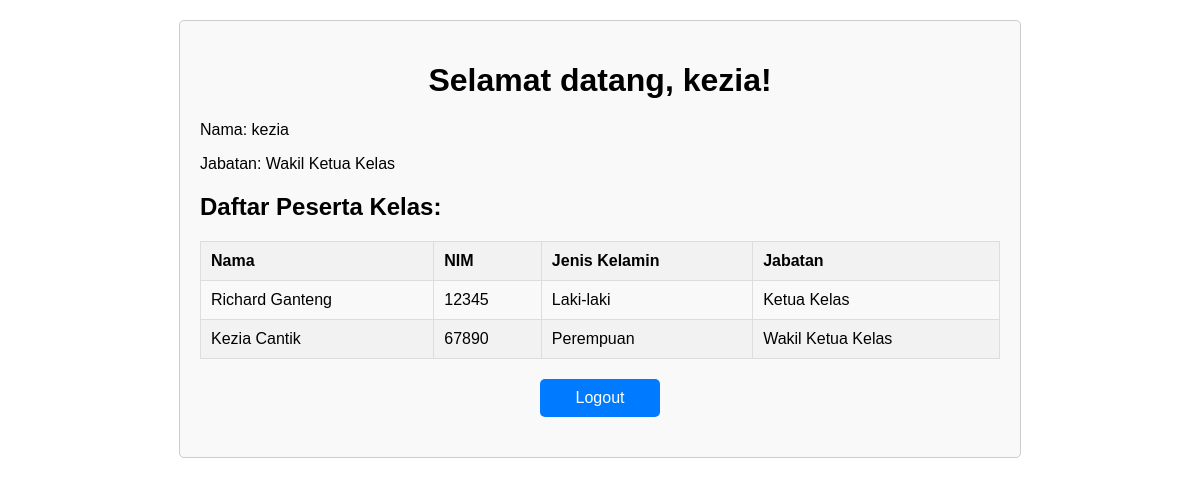
Page /home.php (signed in) on the committed database.
### tables this page shows
CREATE TABLE `participants` (
  `id` int(11) NOT NULL,
  `nama` varchar(100) NOT NULL,
  `nim` varchar(20) NOT NULL,
  `jenis_kelamin` enum('Laki-laki','Perempuan') NOT NULL,
  `jabatan` varchar(100) NOT NULL
);

### home.php (the view, shortened to what this page needs)
<?php
include_once "koneksi.php";
$username = $_SESSION["username"];
$nama = $_SESSION["nama"];
$jabatan = $_SESSION["jabatan"];
$stmt = $conn->prepare("SELECT * FROM participants");
$stmt->execute();
$result = $stmt->get_result();
$participants = $result->fetch_all(MYSQLI_ASSOC);
?>
<!DOCTYPE html>
<html lang="en">
<head>
</head>
<body>
    <div class="container">
        <h1>Selamat datang, <?php echo $username; ?>!</h1>
        <p class="card-text">Nama: <?php echo $nama; ?></p>
        <p class="card-text">Jabatan: <?php echo $jabatan; ?></p>
        <h2>Daftar Peserta Kelas:</h2>
        <table>
            <thead>
                <tr>
                    <th>Nama</th>
                    <th>NIM</th>
                    <th>Jenis Kelamin</th>
                    <th>Jabatan</th>
                </tr>
            </thead>
            <tbody>
                <?php foreach ($participants as $participant) : ?>
                    <tr>
                        <td><?php echo $participant['nama']; ?></td>
                        <td><?php echo $participant['nim']; ?></td>
                        <td><?php echo $participant['jenis_kelamin']; ?></td>
                        <td><?php echo $participant['jabatan']; ?></td>
                    </tr>
                <?php endforeach; ?>
            </tbody>
        </table>
        <a href="logout.php" class="logout-btn">Logout</a>
    </div>
</body>
</html>

### home.php (style rules this page uses)
body { font-family: Arial, sans-serif; margin: 0; padding: 0; }
.container { max-width: 800px; margin: 20px auto; padding: 20px; border: 1px solid #ccc; border-radius: 5px; background-color: #f9f9f9; }
h1 { text-align: center; }
table { width: 100%; border-collapse: collapse; margin-top: 20px; }
th, td { padding: 10px; border: 1px solid #ddd; text-align: left; }
th { background-color: #f2f2f2; }
tr:nth-child(even) { background-color: #f2f2f2; }
.logout-btn { display: block; width: 100px; margin: 20px auto; padding: 10px; text-align: center; background-color: #007bff; color: #fff; text-decoration: none; border-radius: 5px; }

### rows in the picture
participants: nama "Richard Ganteng", nim "12345", jenis_kelamin "Laki-laki", jabatan "Ketua Kelas"
participants: nama "Kezia Cantik", nim "67890", jenis_kelamin "Perempuan", jabatan "Wakil Ketua Kelas"

### other values in the picture
$username "kezia"
$nama "kezia"
$jabatan "Wakil Ketua Kelas"
